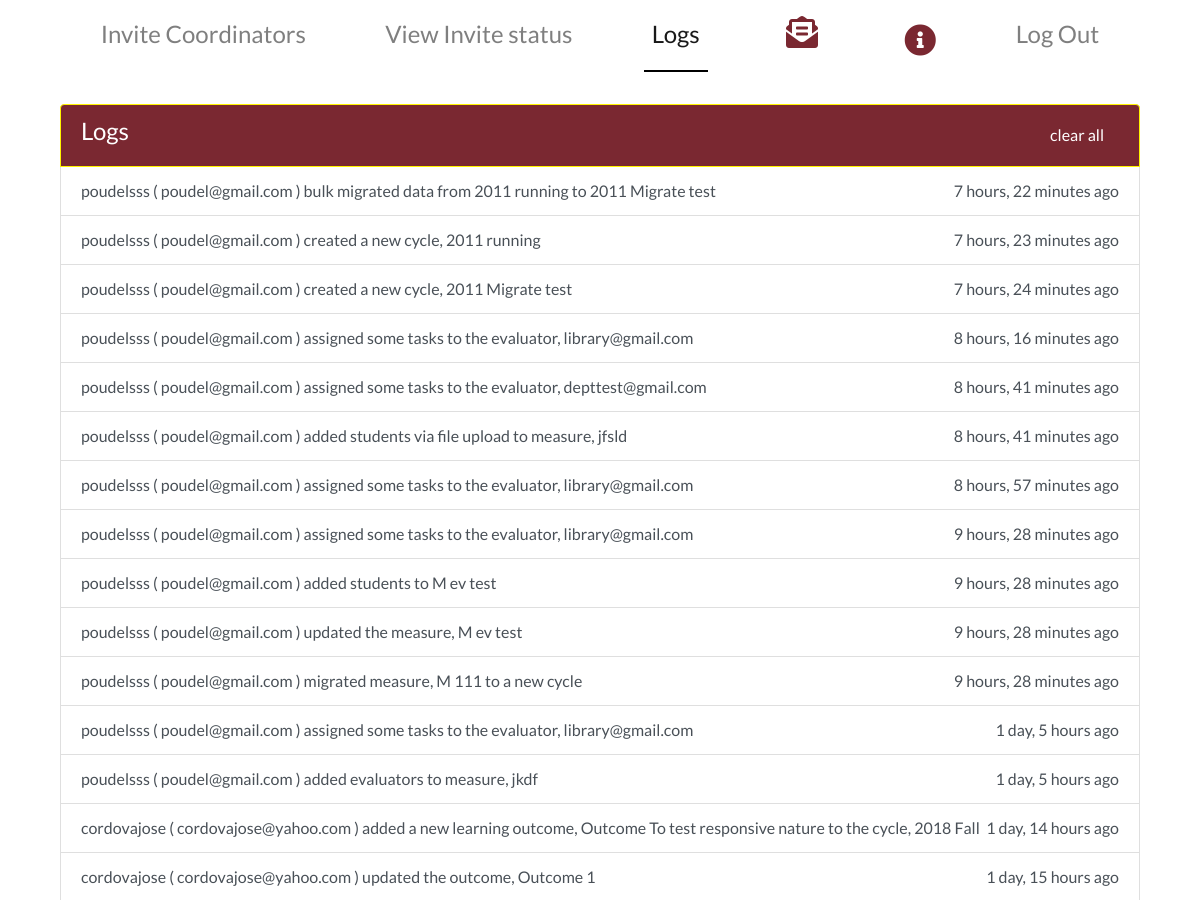
The page /logs (signed in, upper part) on the database as committed earlier.
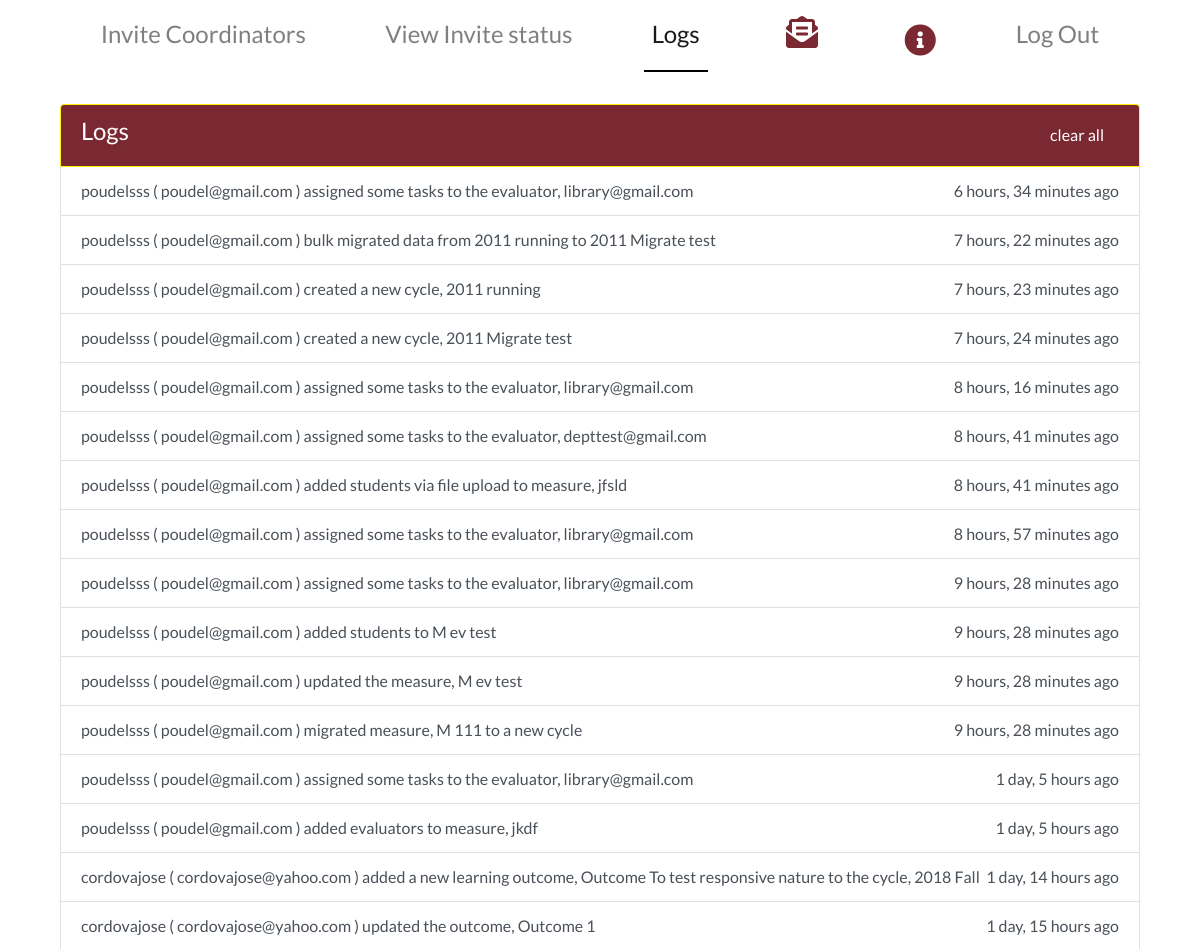
The same page on the database as committed later.
### main/models.py (models this page shows)
class Log(models.Model):
    message = models.CharField(max_length=400)
    created_at = models.DateTimeField()
    read = models.BooleanField(default=False)
    subject = models.CharField(max_length=300, null=True)
    cor = models.CharField(max_length=200, null=True)

### main/views.py (the view)
# urls.py: path('logs', views.logs, name='logs'),
@user_passes_test(super_admin_test)
def logs(request):
    logs = Log.objects.filter(read=False).order_by('-created_at')
    logs_count = logs.count()
    context = {"logs":logs, 'log':'active', 'logs_count':logs_count, 'cordinator':InvitedCo.objects.all()}
    return render(request, 'main/logs.html', context)

### main/views.py (called while the page is built)
def super_admin_test(user):
    return user.is_superuser

### main/templates/main/logs.html (shortened to what this page needs)
{% extends  'main/superadminbase.html' %}
{% load static %}
{% block body_block %}
<div class = "container">
  <div class = "container-fluid">
    <ul class="list-group" style = "overflow-y:auto; height: 80vh;">
      <li class="list-group-item  list-group-item-action active  d-flex justify-content-between"><span> <h4>Logs</h4> </span>
        <a href = "{%url 'main:clear_log'%}">clear all</a>
      </li>
      {%for log in logs%}
        <a href= "#" class="list-group-item list-group-item-action d-flex justify-content-between"><span>{{log.message}}</span>
           {{log.created_at|timesince}} ago
         </a>
  {%empty%}
  <a href= "#" class="list-group-item list-group-item-action text-center" style="padding:20px;"><span >No activity to log. <br/> Please check back later</span>
   </a>
  {%endfor%}
</ul>
</div>
</div>
{%endblock%}

Rows that differ between the two databases and show on the page:
added Log: message "poudelsss ( poudel@gmail.com ) assigned some tasks to the evaluator, library@gmail.com", created_at "6 hours, 34 minutes"
